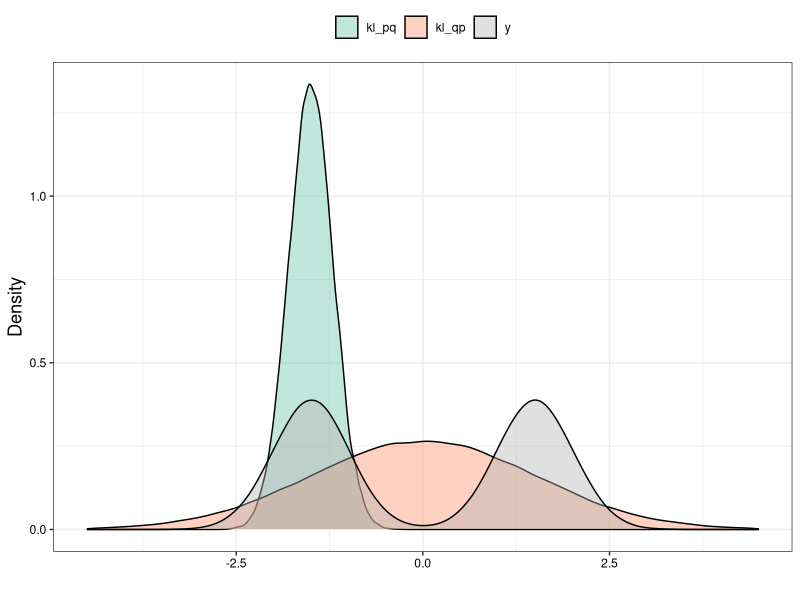
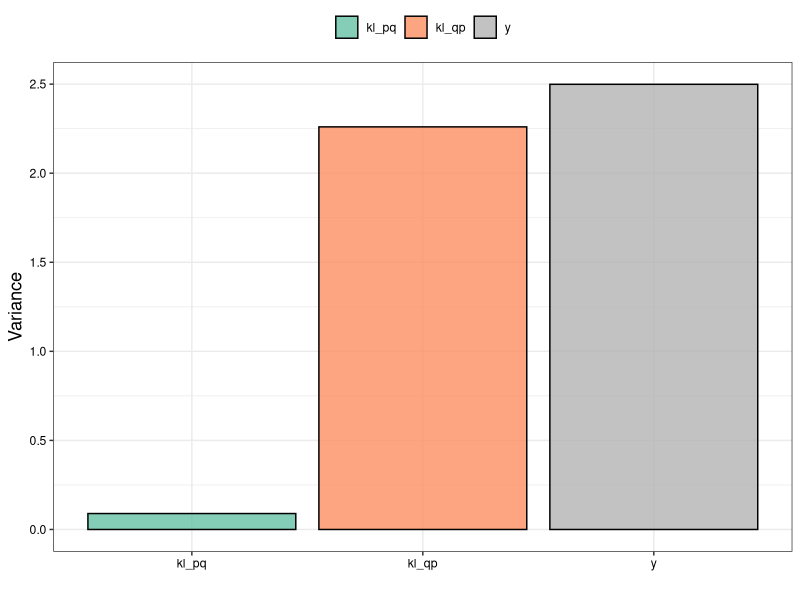

Generate these figures, in order, with R:
library(magrittr)
library(tidyr)
library(ggplot2)

# Simulate observations as a mixture model of two gaussians
y = c(rnorm(1e5, mean=-1.5, sd=0.5),rnorm(1e5, mean=1.5, sd=0.5))
# Simulate fitting with KL[p||q]
kl_pq = rnorm(1e5, mean=-1.5, sd=0.3)
# Simulate fitting with KL[q||p]
kl_qp = rnorm(2e5, mean=0, sd=1.5)

df <- data.frame(y=y, kl_pq=kl_pq, kl_qp=kl_qp) %>% gather()

colors <- c(
  y="grey70",
  kl_pq = "#66c2a5",
  kl_qp = "#fc8d62"
)

p <- ggplot(df, aes(x=value, fill=key)) +
  # geom_density(aes(y=..scaled..), alpha=0.6) +
  geom_density(alpha=0.4) +
  lims(x=c(-4.5,4.5)) +
  scale_fill_manual(values=colors) +
  # geom_vline(xintercept=0, linetype="dashed") +
  labs(x="", y="Density") +
  theme_bw() + 
  theme(
    legend.position = "top",
    legend.title = element_blank(),
    axis.text = element_text(color="black"),
    axis.title = element_text(size=rel(1.2))
  )

pdf(file="/Users/ricard/thesis/ricard_thesis/Chapter2/Figs/KL.pdf", width = 8, height = 5)
print(p)
dev.off()

df.var <- data.frame(y=var(y), kl_pq=var(kl_pq), kl_qp=var(kl_qp)) %>% gather()
p <- ggplot(df.var, aes(x=key, y=value, fill=key)) +
  # geom_density(aes(y=..scaled..), alpha=0.6) +
  geom_bar(stat="identity", color="black", alpha=0.8) +
  scale_fill_manual(values=colors) +
  # geom_vline(xintercept=0, linetype="dashed") +
  labs(x="", y="Variance") +
  theme_bw() + 
  theme(
    legend.position = "top",
    legend.title = element_blank(),
    axis.text = element_text(color="black"),
    axis.title = element_text(size=rel(1.2))
  )

pdf(file="/Users/ricard/thesis/ricard_thesis/Chapter2/Figs/KL_var.pdf", width = 8, height = 5)
print(p)
dev.off()